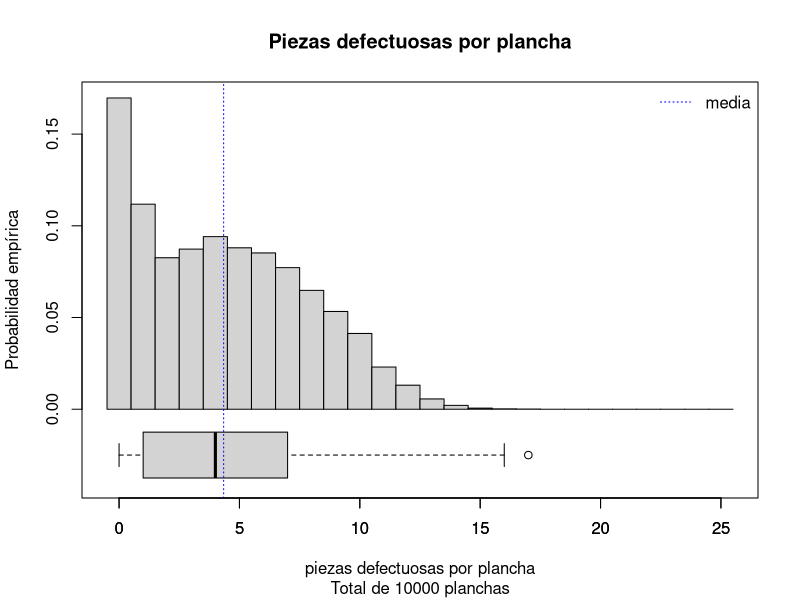
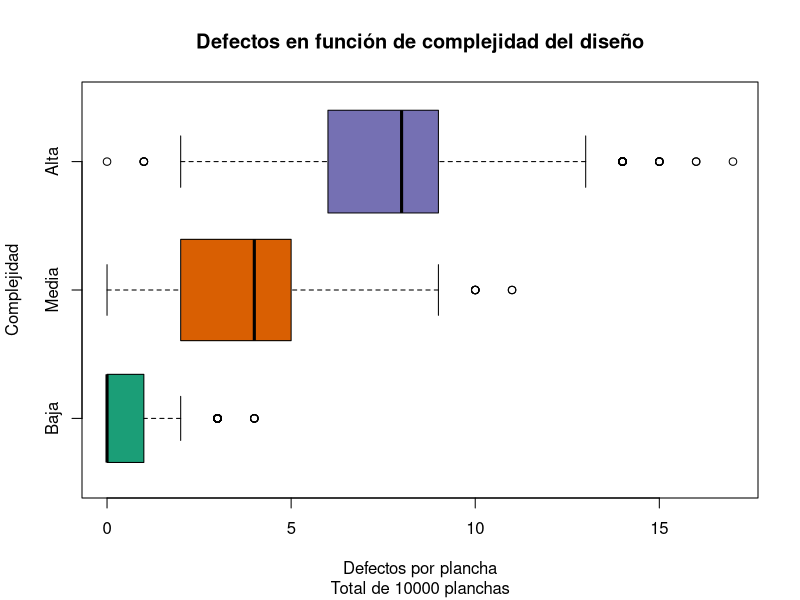
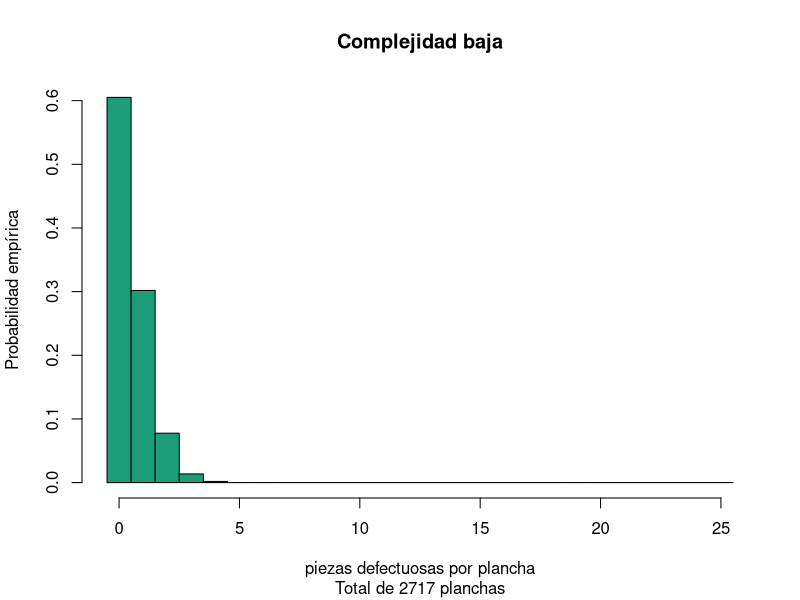
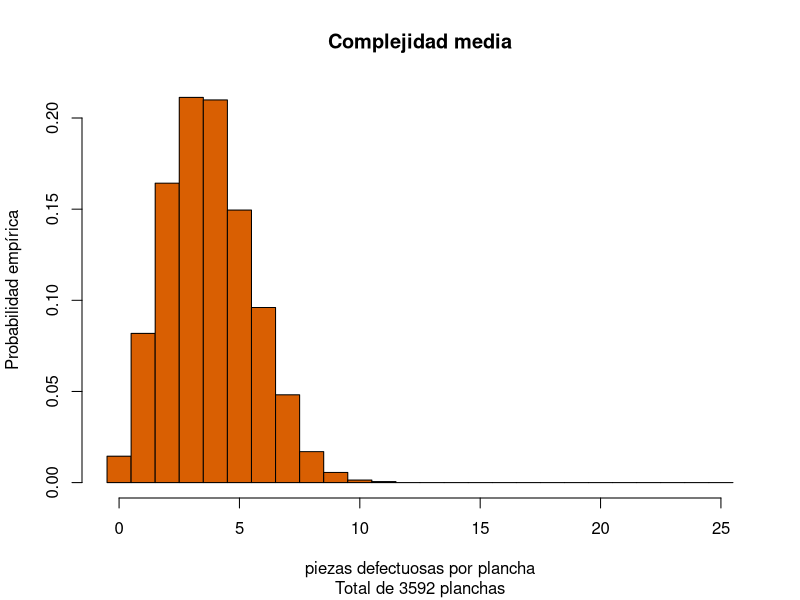
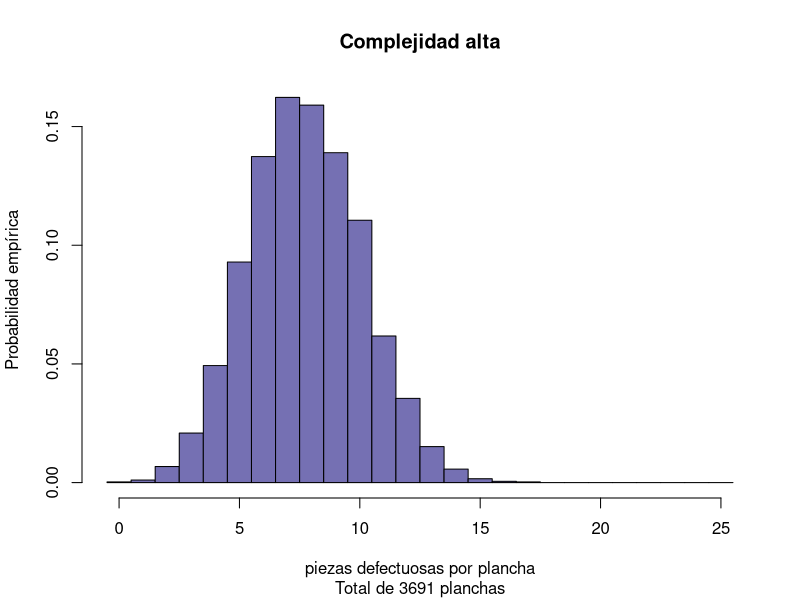
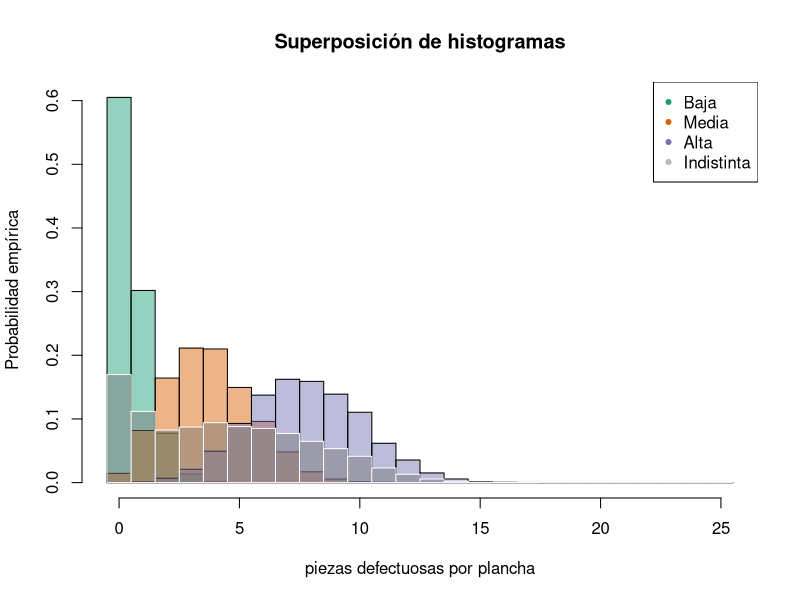
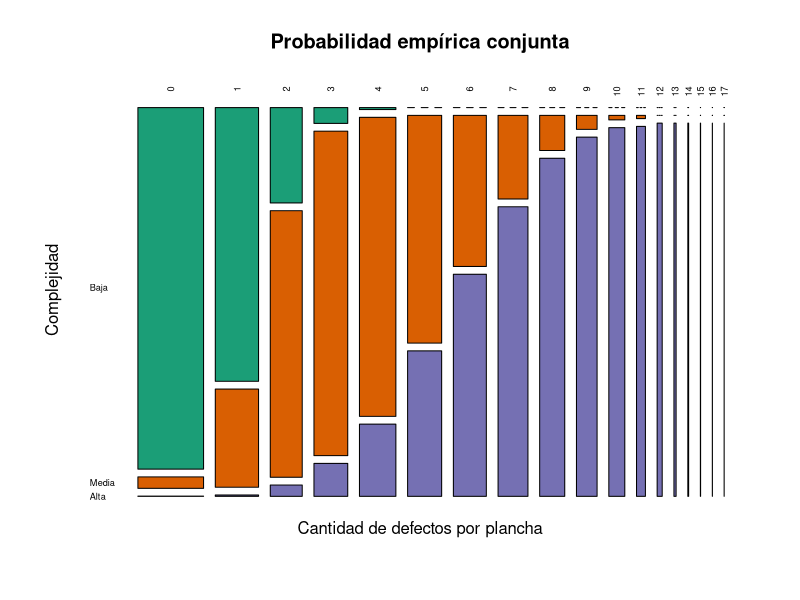
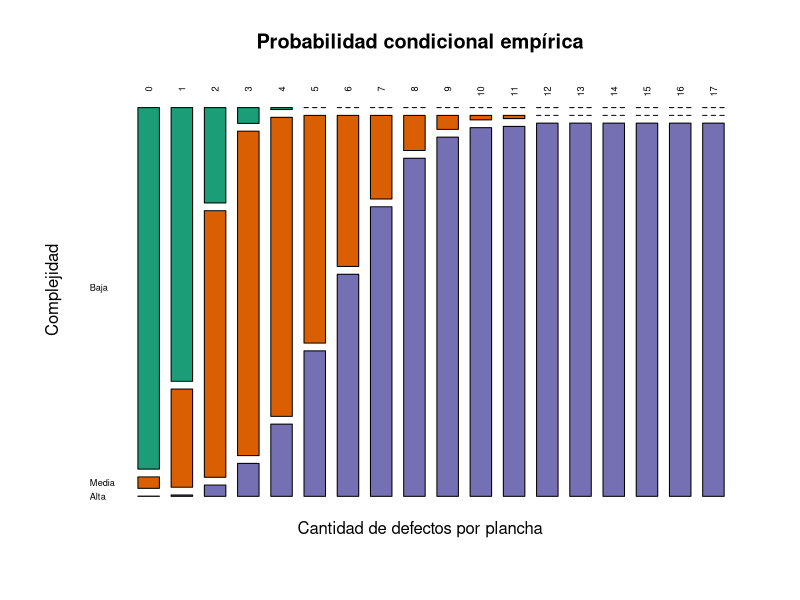

Write the R code that produced these figures, in order.
## ---- chunk 1
library(xtable)
library(dplyr)
## ---- chunk 2
Sangre<-as_tibble(list(
  Tipo=c("A+","B+","AB+","O+","A-","B-","AB-","O-")
  ,Frecuencia=c(18.4,7.8,1.6,70.0,0.5,0.28,0.02,1.4)
  )
)

## ---- chunk 3
print(xtable(Sangre), type="html",include.rownames=FALSE)
## ---- chunk 4
Sangre <- Sangre %>% mutate(prob = Frecuencia/100)
## ---- chunk 5
Sangre
## ---- chunk 6
prob_RHp <- sum(Sangre$prob[1:4])
prob_RHp
## ---- chunk 7
prob_RHn <- sum(Sangre$prob[5:8])
prob_RHn
## ---- chunk 8
round(dbinom(x=3,size=200,prob=Sangre$prob[5]),2)
## ---- chunk 9
200*Sangre$prob[5]
## ---- chunk 10
1/(Sangre$prob[7])
## ---- chunk 11
Sangre %>% mutate(Valor_Esperado=200*prob, pbin = pbinom(0,200,prob,lower.tail = FALSE))
## ---- chunk 12
1/Sangre$prob[7]
## ---- chunk 13
pnbinom(200-3,3,Sangre$prob[8])
## ---- chunk 14
Sangre
## ---- chunk 15
pABneg_rhneg <- Sangre$prob[7]/prob_RHn
## ---- chunk 16
pbinom(0,10,pABneg_rhneg,lower.tail = FALSE)
## ---- chunk 17
library(readr)
DF <- read_csv("ProbCond.csv")
Planchas <- read_csv("Defectos.csv")


r <- function(x){
  return(round(x, digits = 2))
}
## ---- chunk 18
DF
## ---- chunk 19
library(RColorBrewer)
coul <- brewer.pal(3, "Dark2") 
## ---- chunk 20
summary(Planchas$Defectos)
## ---- chunk 21
hist(Planchas$Defectos
     , breaks = (0:26)-0.5
     , prob = TRUE
     , xlab = "piezas defectuosas por plancha"
     , ylab = "Probabilidad empírica"
     , main = "Piezas defectuosas por plancha"
     , sub = paste("Total de", nrow(Planchas), "planchas")
     , ylim = c(-0.04, 0.17)
     )
boxplot(Planchas$Defectos
        , horizontal = TRUE
        , at = -0.025
        , add = TRUE
        , boxwex = 0.05
        )
abline(v = mean(Planchas$Defectos), lty = 3, col = "blue")
legend("topright", legend = "media", lty = 3, col = "blue", bty = "n")
## ---- chunk 22
Comp <- factor(Planchas$Complejidad
               , levels = DF$Comp
               , ordered = TRUE
               )
boxplot(Planchas$Defectos~Comp
        , ylab = "Complejidad"
        , xlab = "Defectos por plancha"
        , main = "Defectos en función de complejidad del diseño"
        , col = coul
        , horizontal = TRUE
        , varwidth = TRUE
        , sub = paste("Total de", nrow(Planchas), "planchas")
        )
## ---- chunk 23
hist(Planchas$Defectos[Planchas$Complejidad == "Baja"]
     , breaks = (0:26)-0.5
     , prob = TRUE
     , xlab = "piezas defectuosas por plancha"
     , ylab = "Probabilidad empírica"
     , main = "Complejidad baja"
     , sub = paste("Total de"
                   , sum(Planchas$Complejidad == "Baja")
                   , "planchas"
                   )
     , col = coul[1]
     )
## ---- chunk 24
hist(Planchas$Defectos[Planchas$Complejidad == "Media"]
     , breaks = (0:26)-0.5
     , prob = TRUE
     , xlab = "piezas defectuosas por plancha"
     , ylab = "Probabilidad empírica"
     , main = "Complejidad media"
     , sub = paste("Total de"
                   , sum(Planchas$Complejidad == "Media")
                   , "planchas"
                   )
     , col = coul[2]
     )
## ---- chunk 25
hist(Planchas$Defectos[Planchas$Complejidad == "Alta"]
     , breaks = (0:26)-0.5
     , prob = TRUE
     , xlab = "piezas defectuosas por plancha"
     , ylab = "Probabilidad empírica"
     , main = "Complejidad alta"
     , sub = paste("Total de"
                   , sum(Planchas$Complejidad == "Alta")
                   , "planchas"
                   )
     , col = coul[3]
     )
## ---- chunk 26
hist(Planchas$Defectos[Planchas$Complejidad == "Baja"]
     , breaks = (0:26)-0.5
     , prob = TRUE
     , xlab = "piezas defectuosas por plancha"
     , ylab = "Probabilidad empírica"
     , main = "Superposición de histogramas"
     , col = paste(coul[1], "77", sep ="")
     )
hist(Planchas$Defectos[Planchas$Complejidad == "Media"]
     , breaks = (0:26)-0.5
     , prob = TRUE
     , xlab = "piezas defectuosas por plancha"
     , ylab = "Probabilidad empírica"
     , col = paste(coul[2], "77", sep ="")
     , add = TRUE
     )
hist(Planchas$Defectos[Planchas$Complejidad == "Alta"]
     , breaks = (0:26)-0.5
     , prob = TRUE
     , xlab = "piezas defectuosas por plancha"
     , ylab = "Probabilidad empírica"
     , col = paste(coul[3], "77", sep ="")
     , add = TRUE
     )
hist(Planchas$Defectos
     , breaks = (0:26)-0.5
     , prob = TRUE
     , xlab = "piezas defectuosas por plancha"
     , ylab = "Probabilidad empírica"
     , col = "#77777777"
     , border = "white"
     , add = TRUE
     )
legend("topright", legend = c("Baja", "Media", "Alta", "Indistinta"), col = c(coul, "#77777777"), pch = 20)

## ---- chunk 27
mosaicplot(table(Planchas$Defectos, Comp)
           , las = 2
           , col = coul
           , cex.axis = 0.55
           , main = "Probabilidad empírica conjunta"
           , xlab = "Cantidad de defectos por plancha"
           , ylab = "Complejidad"
           )
## ---- chunk 28
pbaja0 <- r(sum(Planchas$Complejidad == "Baja" & Planchas$Defectos == 0)/nrow(Planchas))
## ---- chunk 29
mosaicplot(table(Planchas$Defectos, Comp)
           / rowSums(table(Planchas$Defectos, Comp))
           , las = 2
           , col = coul
           , cex.axis = 0.55
           , main = "Probabilidad condicional empírica"
           , xlab = "Cantidad de defectos por plancha"
           , ylab = "Complejidad"
           )
